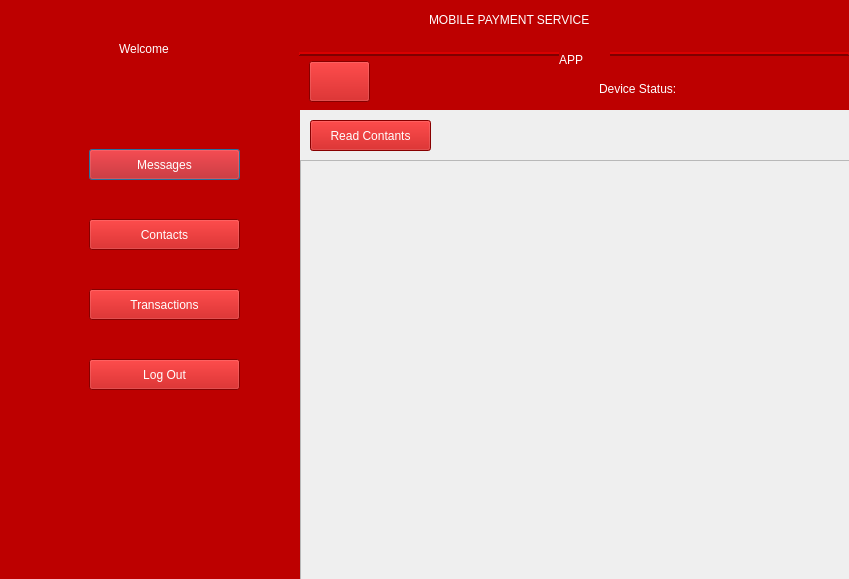
<?xml version="1.0" encoding="UTF-8"?>
<ui version="4.0">
 <class>Dialog</class>
 <widget class="QDialog" name="Dialog">
  <property name="geometry">
   <rect>
    <x>0</x>
    <y>0</y>
    <width>849</width>
    <height>579</height>
   </rect>
  </property>
  <property name="windowTitle">
   <string>Dialog</string>
  </property>
  <property name="styleSheet">
   <string notr="true"/>
  </property>
  <widget class="QWidget" name="widget" native="true">
   <property name="geometry">
    <rect>
     <x>-1</x>
     <y>-1</y>
     <width>301</width>
     <height>581</height>
    </rect>
   </property>
   <property name="styleSheet">
    <string notr="true">background-color: rgb(189, 0, 0);
color: rgb(255, 255, 255);</string>
   </property>
   <widget class="QLabel" name="label">
    <property name="geometry">
     <rect>
      <x>120</x>
      <y>40</y>
      <width>81</width>
      <height>20</height>
     </rect>
    </property>
    <property name="styleSheet">
     <string notr="true">font: 75 14pt &quot;MS Shell Dlg 2&quot;;</string>
    </property>
    <property name="text">
     <string>Welcome</string>
    </property>
   </widget>
   <widget class="QLabel" name="nmm">
    <property name="geometry">
     <rect>
      <x>60</x>
      <y>70</y>
      <width>201</width>
      <height>20</height>
     </rect>
    </property>
    <property name="styleSheet">
     <string notr="true">font: 75 13pt &quot;MS Shell Dlg 2&quot;;</string>
    </property>
    <property name="text">
     <string/>
    </property>
    <property name="alignment">
     <set>Qt::AlignCenter</set>
    </property>
   </widget>
   <widget class="QLabel" name="pnmm">
    <property name="geometry">
     <rect>
      <x>100</x>
      <y>110</y>
      <width>131</width>
      <height>20</height>
     </rect>
    </property>
    <property name="styleSheet">
     <string notr="true">font: 75 13pt &quot;MS Shell Dlg 2&quot;;</string>
    </property>
    <property name="text">
     <string/>
    </property>
    <property name="alignment">
     <set>Qt::AlignCenter</set>
    </property>
   </widget>
   <widget class="QLabel" name="label_5">
    <property name="geometry">
     <rect>
      <x>20</x>
      <y>140</y>
      <width>51</width>
      <height>41</height>
     </rect>
    </property>
    <property name="text">
     <string/>
    </property>
    <property name="pixmap">
     <pixmap>ICONS/icons8-group-message-48.png</pixmap>
    </property>
   </widget>
   <widget class="QLabel" name="label_11">
    <property name="geometry">
     <rect>
      <x>20</x>
      <y>280</y>
      <width>51</width>
      <height>41</height>
     </rect>
    </property>
    <property name="text">
     <string/>
    </property>
    <property name="pixmap">
     <pixmap>ICONS/icons8-euro-money-48.png</pixmap>
    </property>
   </widget>
   <widget class="QLabel" name="label_12">
    <property name="geometry">
     <rect>
      <x>20</x>
      <y>210</y>
      <width>51</width>
      <height>41</height>
     </rect>
    </property>
    <property name="text">
     <string/>
    </property>
    <property name="pixmap">
     <pixmap>ICONS/icons8-address-book-2-48.png</pixmap>
    </property>
   </widget>
   <widget class="QLabel" name="label_14">
    <property name="geometry">
     <rect>
      <x>20</x>
      <y>350</y>
      <width>51</width>
      <height>41</height>
     </rect>
    </property>
    <property name="text">
     <string/>
    </property>
    <property name="pixmap">
     <pixmap>ICONS/icons8-open-pane-48.png</pixmap>
    </property>
   </widget>
   <widget class="QPushButton" name="messages">
    <property name="geometry">
     <rect>
      <x>90</x>
      <y>150</y>
      <width>151</width>
      <height>31</height>
     </rect>
    </property>
    <property name="styleSheet">
     <string notr="true">font: 75 10pt &quot;Arial&quot;;</string>
    </property>
    <property name="text">
     <string>Messages</string>
    </property>
   </widget>
   <widget class="QPushButton" name="contacts">
    <property name="geometry">
     <rect>
      <x>90</x>
      <y>220</y>
      <width>151</width>
      <height>31</height>
     </rect>
    </property>
    <property name="styleSheet">
     <string notr="true">font: 75 10pt &quot;Arial&quot;;</string>
    </property>
    <property name="text">
     <string>Contacts</string>
    </property>
   </widget>
   <widget class="QPushButton" name="transaction">
    <property name="geometry">
     <rect>
      <x>90</x>
      <y>290</y>
      <width>151</width>
      <height>31</height>
     </rect>
    </property>
    <property name="styleSheet">
     <string notr="true">font: 75 10pt &quot;Arial&quot;;</string>
    </property>
    <property name="text">
     <string>Transactions</string>
    </property>
   </widget>
   <widget class="QPushButton" name="lgo">
    <property name="geometry">
     <rect>
      <x>90</x>
      <y>360</y>
      <width>151</width>
      <height>31</height>
     </rect>
    </property>
    <property name="styleSheet">
     <string notr="true">font: 75 10pt &quot;Arial&quot;;</string>
    </property>
    <property name="text">
     <string>Log Out</string>
    </property>
   </widget>
  </widget>
  <widget class="QFrame" name="frame">
   <property name="geometry">
    <rect>
     <x>299</x>
     <y>-1</y>
     <width>551</width>
     <height>111</height>
    </rect>
   </property>
   <property name="styleSheet">
    <string notr="true">background-color: rgb(189, 0, 0);
color: rgb(255, 255, 255);</string>
   </property>
   <property name="frameShape">
    <enum>QFrame::HLine</enum>
   </property>
   <property name="frameShadow">
    <enum>QFrame::Raised</enum>
   </property>
   <property name="lineWidth">
    <number>2</number>
   </property>
   <property name="midLineWidth">
    <number>0</number>
   </property>
   <widget class="QLabel" name="label_16">
    <property name="geometry">
     <rect>
      <x>260</x>
      <y>50</y>
      <width>51</width>
      <height>21</height>
     </rect>
    </property>
    <property name="styleSheet">
     <string notr="true">font: 75 18pt &quot;MS Shell Dlg 2&quot;;</string>
    </property>
    <property name="text">
     <string>APP</string>
    </property>
   </widget>
   <widget class="QLabel" name="label_15">
    <property name="geometry">
     <rect>
      <x>130</x>
      <y>10</y>
      <width>301</width>
      <height>21</height>
     </rect>
    </property>
    <property name="styleSheet">
     <string notr="true">font: 75 18pt &quot;MS Shell Dlg 2&quot;;</string>
    </property>
    <property name="text">
     <string>MOBILE PAYMENT SERVICE</string>
    </property>
   </widget>
   <widget class="QPushButton" name="hm">
    <property name="geometry">
     <rect>
      <x>10</x>
      <y>62</y>
      <width>61</width>
      <height>41</height>
     </rect>
    </property>
    <property name="text">
     <string/>
    </property>
    <property name="icon">
     <iconset>
      <normaloff>ICONS/icons8-exterior-48.png</normaloff>ICONS/icons8-exterior-48.png</iconset>
    </property>
    <property name="iconSize">
     <size>
      <width>40</width>
      <height>40</height>
     </size>
    </property>
   </widget>
   <widget class="QLabel" name="st">
    <property name="geometry">
     <rect>
      <x>410</x>
      <y>80</y>
      <width>111</width>
      <height>20</height>
     </rect>
    </property>
    <property name="styleSheet">
     <string notr="true">font: 75 12pt &quot;MS Shell Dlg 2&quot;;</string>
    </property>
    <property name="text">
     <string/>
    </property>
   </widget>
   <widget class="QLabel" name="label_2">
    <property name="geometry">
     <rect>
      <x>300</x>
      <y>80</y>
      <width>101</width>
      <height>20</height>
     </rect>
    </property>
    <property name="styleSheet">
     <string notr="true">font: 75 12pt &quot;MS Shell Dlg 2&quot;;</string>
    </property>
    <property name="text">
     <string>Device Status:</string>
    </property>
   </widget>
   <widget class="QLabel" name="sm">
    <property name="geometry">
     <rect>
      <x>80</x>
      <y>80</y>
      <width>111</width>
      <height>20</height>
     </rect>
    </property>
    <property name="styleSheet">
     <string notr="true">font: 75 11pt &quot;MS Shell Dlg 2&quot;;</string>
    </property>
    <property name="text">
     <string/>
    </property>
   </widget>
   <widget class="QLabel" name="smcd">
    <property name="geometry">
     <rect>
      <x>200</x>
      <y>80</y>
      <width>90</width>
      <height>20</height>
     </rect>
    </property>
    <property name="styleSheet">
     <string notr="true">font: 75 11pt &quot;MS Shell Dlg 2&quot;;</string>
    </property>
    <property name="text">
     <string/>
    </property>
   </widget>
  </widget>
  <widget class="QScrollArea" name="scroll">
   <property name="geometry">
    <rect>
     <x>300</x>
     <y>160</y>
     <width>551</width>
     <height>421</height>
    </rect>
   </property>
   <property name="styleSheet">
    <string notr="true">font: 10pt &quot;Microsoft Sans Serif&quot;;</string>
   </property>
   <property name="widgetResizable">
    <bool>true</bool>
   </property>
   <widget class="QWidget" name="scrollAreaWidgetContents">
    <property name="geometry">
     <rect>
      <x>0</x>
      <y>0</y>
      <width>549</width>
      <height>419</height>
     </rect>
    </property>
   </widget>
  </widget>
  <widget class="QPushButton" name="rd">
   <property name="geometry">
    <rect>
     <x>310</x>
     <y>120</y>
     <width>121</width>
     <height>31</height>
    </rect>
   </property>
   <property name="styleSheet">
    <string notr="true">background-color: rgb(189, 0, 0);
font: 10pt &quot;Microsoft Sans Serif&quot;;
color: rgb(255, 255, 255);</string>
   </property>
   <property name="text">
    <string>Read Contants</string>
   </property>
  </widget>
 </widget>
 <resources/>
 <connections/>
</ui>
